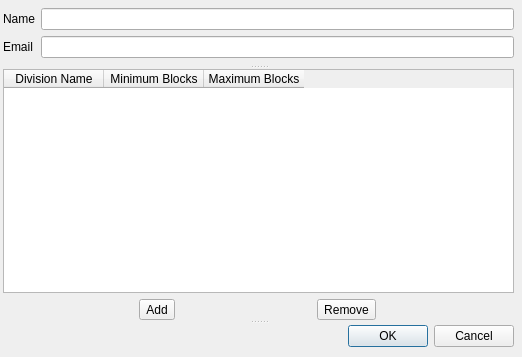
<?xml version="1.0" encoding="UTF-8"?>
<ui version="4.0">
 <class>Dialog</class>
 <widget class="QDialog" name="Dialog">
  <property name="geometry">
   <rect>
    <x>0</x>
    <y>0</y>
    <width>522</width>
    <height>357</height>
   </rect>
  </property>
  <property name="windowTitle">
   <string>Dialog</string>
  </property>
  <property name="modal">
   <bool>true</bool>
  </property>
  <widget class="QSplitter" name="splitter">
   <property name="geometry">
    <rect>
     <x>3</x>
     <y>8</y>
     <width>511</width>
     <height>341</height>
    </rect>
   </property>
   <property name="orientation">
    <enum>Qt::Vertical</enum>
   </property>
   <widget class="QWidget" name="layoutWidget">
    <layout class="QFormLayout" name="formLayout">
     <item row="0" column="0">
      <widget class="QLabel" name="nameLabel">
       <property name="text">
        <string>Name</string>
       </property>
      </widget>
     </item>
     <item row="0" column="1">
      <widget class="QLineEdit" name="nameLineEdit"/>
     </item>
     <item row="1" column="0">
      <widget class="QLabel" name="emailLabel">
       <property name="text">
        <string>Email</string>
       </property>
      </widget>
     </item>
     <item row="1" column="1">
      <widget class="QLineEdit" name="emailLineEdit"/>
     </item>
    </layout>
   </widget>
   <widget class="QWidget" name="layoutWidget">
    <layout class="QVBoxLayout" name="verticalLayout">
     <item>
      <widget class="QTableWidget" name="divisionTable">
       <column>
        <property name="text">
         <string>Division Name</string>
        </property>
       </column>
       <column>
        <property name="text">
         <string>Minimum Blocks</string>
        </property>
       </column>
       <column>
        <property name="text">
         <string>Maximum Blocks</string>
        </property>
       </column>
      </widget>
     </item>
     <item>
      <layout class="QHBoxLayout" name="horizontalLayout">
       <item>
        <widget class="QToolButton" name="addButton">
         <property name="toolTip">
          <string>&lt;html&gt;&lt;head/&gt;&lt;body&gt;&lt;p&gt;Add a new division...&lt;/p&gt;&lt;/body&gt;&lt;/html&gt;</string>
         </property>
         <property name="text">
          <string>Add</string>
         </property>
        </widget>
       </item>
       <item>
        <widget class="QToolButton" name="removeButton">
         <property name="toolTip">
          <string>&lt;html&gt;&lt;head/&gt;&lt;body&gt;&lt;p&gt;Remove selected division...&lt;/p&gt;&lt;/body&gt;&lt;/html&gt;</string>
         </property>
         <property name="text">
          <string>Remove</string>
         </property>
        </widget>
       </item>
      </layout>
     </item>
    </layout>
   </widget>
   <widget class="QDialogButtonBox" name="dialogButtonBox">
    <property name="orientation">
     <enum>Qt::Horizontal</enum>
    </property>
    <property name="standardButtons">
     <set>QDialogButtonBox::Cancel|QDialogButtonBox::Ok</set>
    </property>
   </widget>
  </widget>
  <action name="actionAddDivision">
   <property name="text">
    <string>Add</string>
   </property>
   <property name="toolTip">
    <string>Add new division...</string>
   </property>
  </action>
  <action name="actionRemoveDivision">
   <property name="text">
    <string>Remove</string>
   </property>
   <property name="toolTip">
    <string>Remove selected division...</string>
   </property>
   <property name="shortcut">
    <string>Del</string>
   </property>
  </action>
 </widget>
 <resources/>
 <connections>
  <connection>
   <sender>dialogButtonBox</sender>
   <signal>accepted()</signal>
   <receiver>Dialog</receiver>
   <slot>accept()</slot>
   <hints>
    <hint type="sourcelabel">
     <x>248</x>
     <y>254</y>
    </hint>
    <hint type="destinationlabel">
     <x>157</x>
     <y>274</y>
    </hint>
   </hints>
  </connection>
  <connection>
   <sender>dialogButtonBox</sender>
   <signal>rejected()</signal>
   <receiver>Dialog</receiver>
   <slot>reject()</slot>
   <hints>
    <hint type="sourcelabel">
     <x>316</x>
     <y>260</y>
    </hint>
    <hint type="destinationlabel">
     <x>286</x>
     <y>274</y>
    </hint>
   </hints>
  </connection>
 </connections>
</ui>
